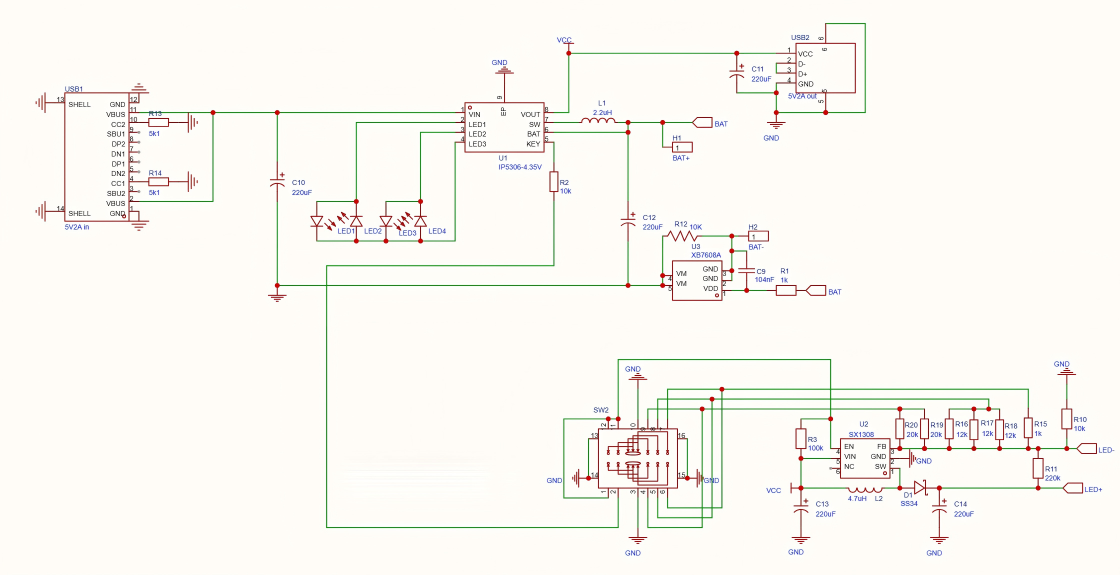
#> input picture _workspace/赛题资料/open_GT/1/1.png, 2240 x 1149 px (shown at 1/2 size)
$ python _bgstat.py   (older library calls are emulated)
#> lines starting #> are read from the running program, lines starting #| are printed output that depends on the picture; after the words box and inside, x2 and y2 are one past the last pixel; in counts of white or black regions, pixels touching at a corner belong together
### pipeline/pskel.py
# -*- coding: utf-8 -*-
"""Wire skeleton extraction: raster -> drawing graph -> axis-aligned polyline segments.

    ink -> thin-stroke mask (wire/pin strokes only) -> Zhang-Suen skeleton
        -> 8-connected graph, pixels collapsed into nodes (endpoint / T / X / corner)
        -> path per skeleton branch, Douglas-Peucker + 0/45/90 lattice snap
        -> junction resolution: pair branches "straight through" (crossing) vs. unpaired (T)
        -> trace half-edges through the pairings -> maximal polylines
        -> split into two-point edges and union-find them into nets

Everything is in image coordinates (top-left origin); the single y-flip to competition
JSON happens in ``config.img_to_json``.

The stroke-width gate is what makes this work on a greyscale datasheet where colour is
useless: wires are ~2 px strokes, glyphs and symbol bodies are thicker.
"""
from __future__ import annotations

import math
import os

from dataclasses import dataclass, field
from typing import Dict, List, Optional, Sequence, Tuple

import cv2
import numpy as np

# ---------------------------------------------------------------- morphology

# [38 lines left out: function zhang_suen, not called in this run]


_NB = [(-1, -1), (-1, 0), (-1, 1), (0, -1), (0, 1), (1, -1), (1, 0), (1, 1)]


def neighbours(pts: set, p) -> List[Tuple[int, int]]:
    x, y = p
    return [(x + dx, y + dy) for dx, dy in _NB if (x + dx, y + dy) in pts]


# ---------------------------------------------------------------- stroke masks

def estimate_bg(bgr: np.ndarray) -> np.ndarray:
    h, w = bgr.shape[:2]
    ring = np.concatenate([bgr[0:2].reshape(-1, 3), bgr[h - 2:h].reshape(-1, 3),
                           bgr[:, 0:2].reshape(-1, 3), bgr[:, w - 2:w].reshape(-1, 3)])
    return np.median(ring, axis=0).astype(np.float32)


def estimate_bg_local(bgr: np.ndarray, k: int = 51) -> np.ndarray:
    """**局部**背景（纸面）估计：中值模糊。

    `k` 必须远大于笔画宽度（导线 2~6px、文字 ~14px），中值才会把笔画整个滤掉、
    只留下纸面。白纸有渐晕/偏色/网格底纹，边框环形中值（`estimate_bg`）在纸中央
    会偏，局部估计不会。
    """
    h, w = bgr.shape[:2]
    k = int(k)
    if k % 2 == 0:
        k += 1
    k = max(3, min(k, (min(h, w) // 2) * 2 + 1))
    return cv2.medianBlur(bgr, k)


def bg_distance(bgr: np.ndarray, bg: np.ndarray | None = None, space: str = 'lab',
                k: int = 51) -> np.ndarray:
    """**与背景的偏离量**（任意颜色方向）—— 前景判据的本来面目。

    用户 m40034：「背景是白色的，而导线的颜色不确定……只要从背景过渡到任意颜色，
    都有可能是导线」。所以判据既不是灰度、也不是某个颜色，而是**离背景多远**：
    亮度偏、彩度偏、色相偏、任意组合偏，都算前景。

    * ``space='lab'`` —— Lab 里的欧氏距离（ΔE，感知均匀：亮度与彩度同权，不会像
      灰度那样把「等亮度但不同色」的边界判成背景，也不会像逐通道最大差那样把
      单通道的大偏色放大）。
    * ``space='bgr'`` —— 旧的逐通道最大绝对差（`bgdiff` 语义，保留兼容）。

    ``bg=None`` ⇒ 用**局部**背景（`estimate_bg_local`）；给了 `bg` 就用它（例如边框
    环形中值）。

    ⚠ 陷阱：`cv2.cvtColor` 对 **CV_32F** 输入用另一套刻度（L∈0..100、a/b∈−127..127），
    把 0..255 的 float 白纸喂进去会得到 ΔE≈238 的假距离（整张图全成前景）。所以
    Lab 转换一律走 uint8，只在算距离时转 float。
    """
    if bg is None:
        bg = estimate_bg_local(bgr, k)
    bg = np.asarray(bg, dtype=np.float32)
    if bg.ndim == 1:
        bg = bg.reshape(1, 1, 3)
    if space == 'bgr':
        return np.abs(bgr.astype(np.float32) - bg).max(axis=2)
    bgu = np.clip(bg, 0, 255).astype(np.uint8)
    lab = cv2.cvtColor(bgr, cv2.COLOR_BGR2LAB).astype(np.float32)
    lab_bg = cv2.cvtColor(bgu, cv2.COLOR_BGR2LAB).astype(np.float32)
    return np.sqrt(((lab - lab_bg) ** 2).sum(axis=2))


def ink_mask(bgr: np.ndarray, mode: str = 'adaptive', k: int = 31,
             diff_tol: int = 26, c: int = 8) -> np.ndarray:
    """Foreground = everything that is not the sheet background.

    ``adaptive`` cv2 adaptive mean threshold on the inverted grey level (handles the
                 vignetting / gradient backgrounds of the photographed sheets)
    ``otsu``     global Otsu on the inverted grey level
    ``bgdiff``   per-channel distance from the border-ring background colour
    ``bglab``    ★ Lab ΔE from the **local** background, Otsu on the distance map
                 （用户 m40034 的判据：从背景过渡到**任意颜色**都可能是导线。
                 灰度自适应只能看见亮度跳变；这一模式把亮度/彩度/色相的偏离
                 等权地当候选，再由下游的细笔画 + 交叉验证决定是不是导线。）
    """
    if mode == 'bglab':
        d = bg_distance(bgr, bg=None, space='lab')
        dn = np.clip(d * 4.0, 0, 255).astype(np.uint8)
        t, _ = cv2.threshold(dn, 0, 255, cv2.THRESH_BINARY + cv2.THRESH_OTSU)
        thr = max(float(diff_tol), float(t) / 4.0)
        return ((d >= thr) * 255).astype(np.uint8)
    g = cv2.cvtColor(bgr, cv2.COLOR_BGR2GRAY)
    inv = 255 - g
    if mode == 'otsu':
        _, m = cv2.threshold(inv, 0, 255, cv2.THRESH_BINARY + cv2.THRESH_OTSU)
        return m
    if mode == 'bgdiff':
        bg = estimate_bg(bgr)
        d = bg_distance(bgr, bg=bg, space='bgr')
        return ((d > diff_tol) * 255).astype(np.uint8)
    return cv2.adaptiveThreshold(g, 255, cv2.ADAPTIVE_THRESH_MEAN_C,
                                 cv2.THRESH_BINARY_INV, k, c)


# [29 lines left out: function pale_suppress, not called in this run]


# `know` 节点用：由 `stage1/wires.py` 问一次模型「导线是什么颜色」后写进来的强制色相。
HINT_HUE = None


def chroma(bgr: np.ndarray) -> np.ndarray:
    b = bgr.astype(np.int16)
    return (b.max(axis=2) - b.min(axis=2)).astype(np.float32)


# [337 lines left out: functions colour_edge, colour_edge_mask, chroma_floor, thin_stroke_mask, _shift_mask, cross_core_fill and 4 more, not called in this run]


# ---------------------------------------------------------------- graph

@dataclass
class Path:
    idx: int
    n0: int
    n1: int
    pts: List[Tuple[float, float]]                 # xy, from n0 to n1
    length: float = 0.0


@dataclass
class Node:
    idx: int
    x: float
    y: float
    slots: List[int] = field(default_factory=list)      # half-edge ids in this node
    dirs: List[Tuple[float, float]] = field(default_factory=list)
    pair: Dict[int, int] = field(default_factory=dict)  # slot pos -> slot pos
    kind: str = 'E'


@dataclass
class HalfEdge:
    path: int
    end: int                                        # 0 = at path.n0, 1 = at path.n1
    node: int
    partner: int = -1                               # the half-edge from the other end


# [379 lines left out: functions build_graph, _endpoint_dirs, _has_perp_evidence, _draw_seg_px, bridge_skeleton_gaps, snap_text_gaps and 4 more, not called in this run]


_SNAP_TARGETS = (0.0, 45.0, 90.0, 135.0)


# [32 lines left out: functions snap_polyline, split_segments, not called in this run]


# ---------------------------------------------------------------- extractor

@dataclass
class SkeletonResult:
    skel: np.ndarray
    thin: np.ndarray
    ink: np.ndarray
    polylines: List[List[Tuple[float, float]]] = field(default_factory=list)
    segments: List[Tuple[Tuple[float, float], Tuple[float, float]]] = field(default_factory=list)
    endpoints: List[Tuple[float, float]] = field(default_factory=list)
    junctions: List[Tuple[float, float]] = field(default_factory=list)
    n_nodes: int = 0
    n_branch_paths: int = 0
    has_chroma: bool = False
    n_gap_bridges: int = 0
    n_nodes_solved: int = 0
    node_shift_mean: float = 0.0


class WireExtractor:
    # [529 lines left out: functions __init__, _solve_nodes, foreground, extract, _trace, group_segments, not called in this run]

### tools/diag/_bgstat.py
# -*- coding: utf-8 -*-
"""背景估计体检：解释 bglab 在 0037-Datasheet 上把导线通道打崩的原因。

只读，不改仓库。用法：
    python -X utf8 work\tools\dev\_bgstat.py --dir work\_fast_in --cases 1,0037-Datasheet,2
"""
import argparse
import os
import sys

sys.path.insert(0, r"Y:\workspace\EDA\eda-pcb")
sys.path.insert(0, r"Y:\workspace\EDA\eda-pcb\tools\eval")
sys.path.insert(0, r"Y:\workspace\EDA\work\tools\dev")

import numpy as np  # noqa: E402
import cv2  # noqa: E402
from pipeline import pskel as P  # noqa: E402


def imread_unicode(path):
    data = np.fromfile(path, dtype=np.uint8)
    return cv2.imdecode(data, cv2.IMREAD_COLOR)


def stat(tag, bgr):
    g = cv2.cvtColor(bgr, cv2.COLOR_BGR2GRAY)
    bg = P.estimate_bg(bgr)
    bgl = P.estimate_bg_local(bgr, 51)
    d_bgr = np.abs(bgr.astype(np.float32) - np.asarray(bg, np.float32)).max(axis=2)
    d_lab = P.bg_distance(bgr, None, "lab", 51)
    d_labl = P.bg_distance(bgr, bgl, "lab", 51)
    frac = lambda m: float(m.mean())
    m_ad = P.ink_mask(bgr, "adaptive")
    m_ot = P.ink_mask(bgr, "otsu")
    m_lab = P.ink_mask(bgr, "bglab")
    m_bd = P.ink_mask(bgr, "bgdiff")
    print(
        "[%s] shape=%s ring_bg(BGR)=%s gray_p50=%.0f\n"
        "    dE_global p50=%.1f p90=%.1f p99=%.1f | dE_local p50=%.1f p90=%.1f p99=%.1f\n"
        "    ink frac: adaptive=%.4f otsu=%.4f bglab=%.4f bgdiff=%.4f\n"
        "    dE_global>26 frac=%.4f  dE_local>26 frac=%.4f  |deltabg|=%s"
        % (
            tag,
            bgr.shape,
            tuple(int(v) for v in np.asarray(bg).ravel()[:3]),
            float(np.percentile(g, 50)),
            float(np.percentile(d_lab, 50)),
            float(np.percentile(d_lab, 90)),
            float(np.percentile(d_lab, 99)),
            float(np.percentile(d_labl, 50)),
            float(np.percentile(d_labl, 90)),
            float(np.percentile(d_labl, 99)),
            frac(m_ad),
            frac(m_ot),
            frac(m_lab),
            frac(m_bd),
            frac(d_bgr > 26),
            frac(d_labl > 26),
            np.abs(np.asarray(bg, np.float32).ravel()[:3] - np.median(bgl.reshape(-1, 3).astype(np.float32), axis=0)).round(1).tolist(),
        )
    )
    # 局部背景的空间变化：把图切成 4x4 看每块中位色
    h, w = bgr.shape[:2]
    rows = []
    for i in range(4):
        r = []
        for j in range(4):
            blk = bgr[i * h // 4 : (i + 1) * h // 4, j * w // 4 : (j + 1) * w // 4]
            r.append("%3d,%3d,%3d" % tuple(int(v) for v in np.median(blk.reshape(-1, 3), axis=0)))
        rows.append("    " + " | ".join(r))
    print("    4x4 块中位色(BGR):")
    print("\n".join(rows))


def main():
    ap = argparse.ArgumentParser()
    ap.add_argument("--dir", default=r"Y:\workspace\EDA\work\_fast_in")
    ap.add_argument("--cases", default="1,0037-Datasheet,2")
    a = ap.parse_args()
    for c in [x.strip() for x in a.cases.split(",") if x.strip()]:
        p = os.path.join(a.dir, c + ".png")
        if not os.path.exists(p):
            print("[skip] %s" % p)
            continue
        bgr = imread_unicode(p)
#> in imread_unicode, returned value is the input picture: shape (1149, 2240, 3); mean B, G, R 242, 247.4, 249.9
        if bgr is None:
            print("[skip] decode fail %s" % p)
            continue
        stat(c, bgr)
#> in stat, `g = cv2.cvtColor(bgr, cv2.COLOR_BGR2GRAY)`:
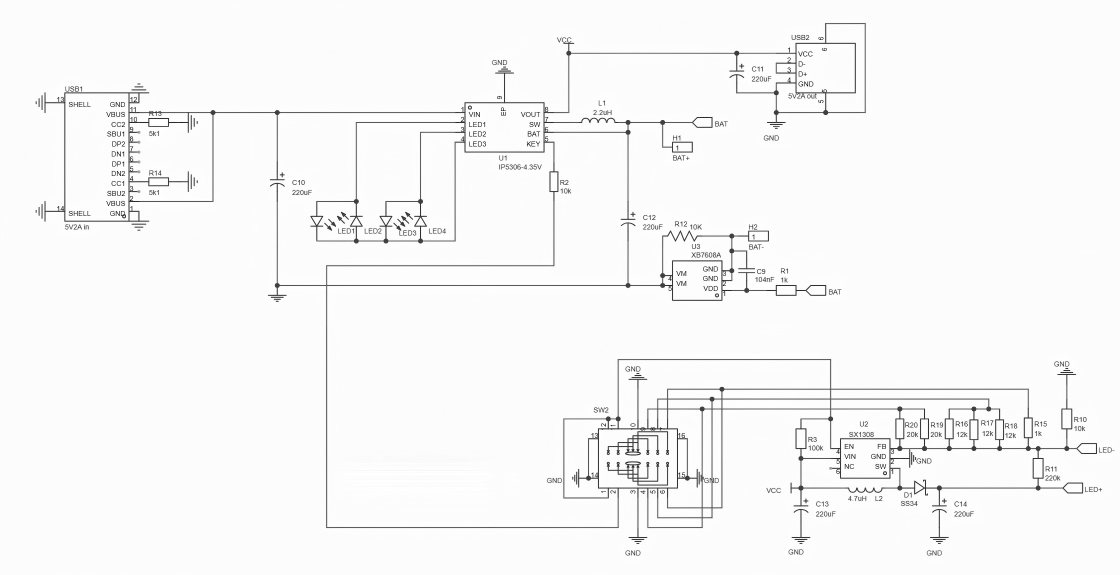
#> g: shape (1149, 2240) (shown at 1/2 size); min 1, max 255, mean 247.3
#> in stat, `bg = P.estimate_bg(bgr)`: bg = [247, 252, 255]
#> in bg_distance, `lab = cv2.cvtColor(bgr, cv2.COLOR_BGR2LAB).astype(np.float32)`:
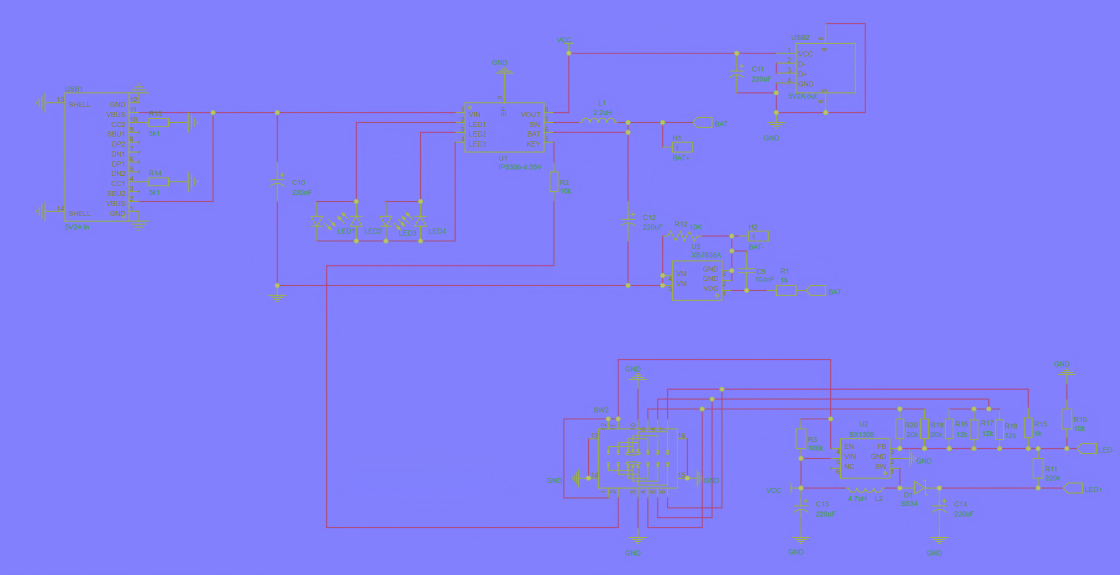
#> lab: shape (1149, 2240, 3) float32 (shown at 1/2 size); mean B, G, R 251.2, 128, 129.2
#> in bg_distance, `lab_bg = cv2.cvtColor(bgu, cv2.COLOR_BGR2LAB).astype(np.float32)`:
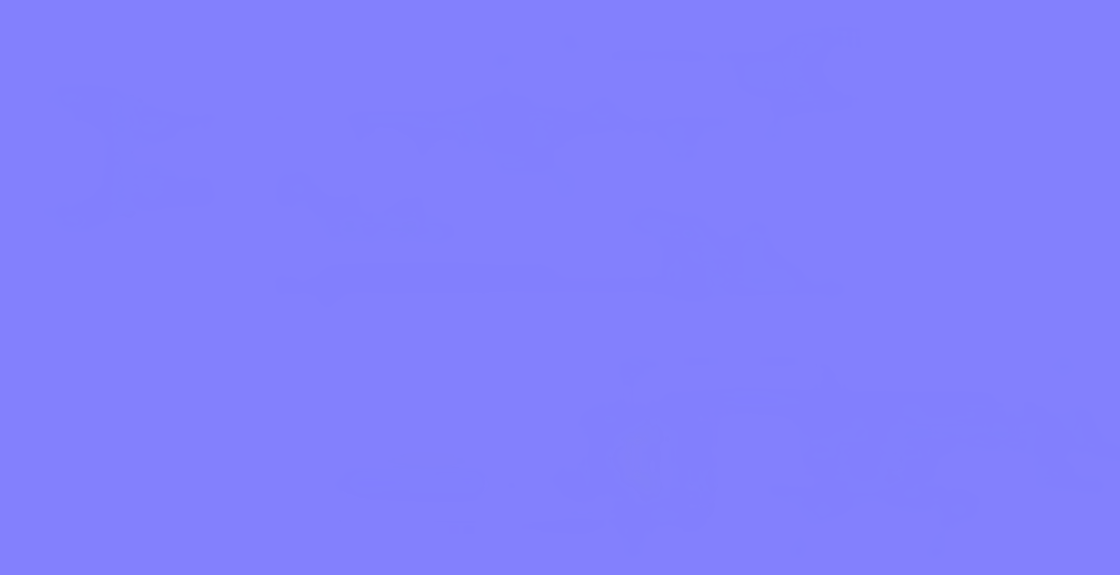
#> lab_bg: shape (1149, 2240, 3) float32 (shown at 1/2 size); mean B, G, R 255.6, 128, 128.7
#> in ink_mask, `return cv2.adaptiveThreshold(g, 255, cv2.ADAPTIVE_THRESH_MEAN_C, cv2.T..`:
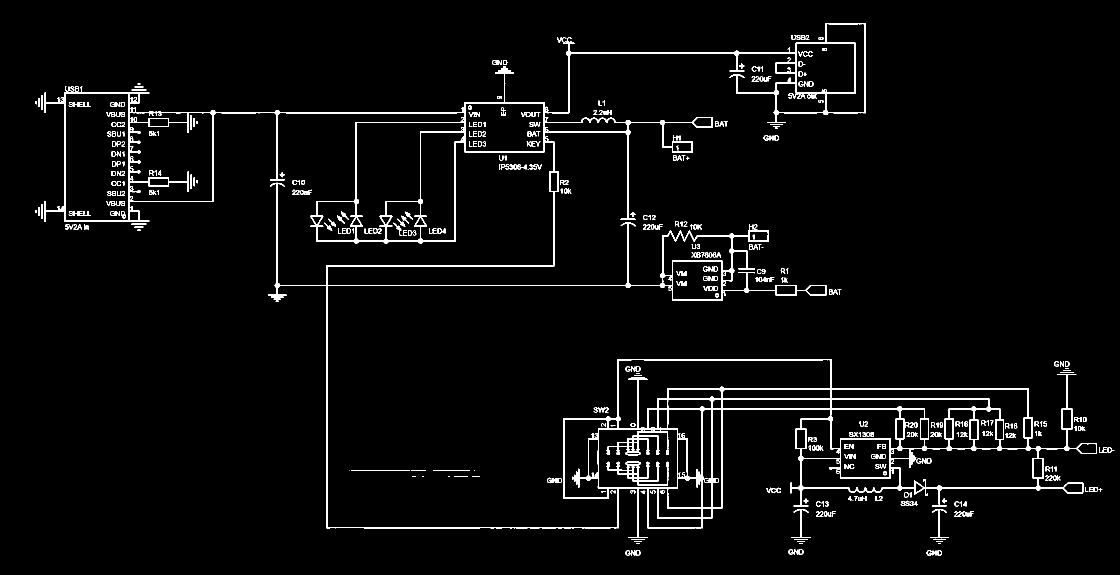
#> returned value: shape (1149, 2240) (shown at 1/2 size); 3.3% white; 442 white regions (34 under 20 px), largest, box (x1, y1, x2, y2) and area: (89, 46, 2194, 1076) 62199, (1213, 923, 1338, 971) 1565, (1213, 862, 1338, 911) 1557
#> in ink_mask (call 2), `_, m = cv2.threshold(inv, 0, 255, cv2.THRESH_BINARY + cv2.THRESH_OTSU)`: m: shape (1149, 2240); 2.7% white in thin lines or dots, all inside (x1, y1, x2, y2) = (71, 46, 2229, 1111)
#> call 3 of ink_mask, with mode = 'bglab', k = 31, diff_tol = 26, c = 8
#> in ink_mask (call 3), `dn = np.clip(d * 4.0, 0, 255).astype(np.uint8)`:
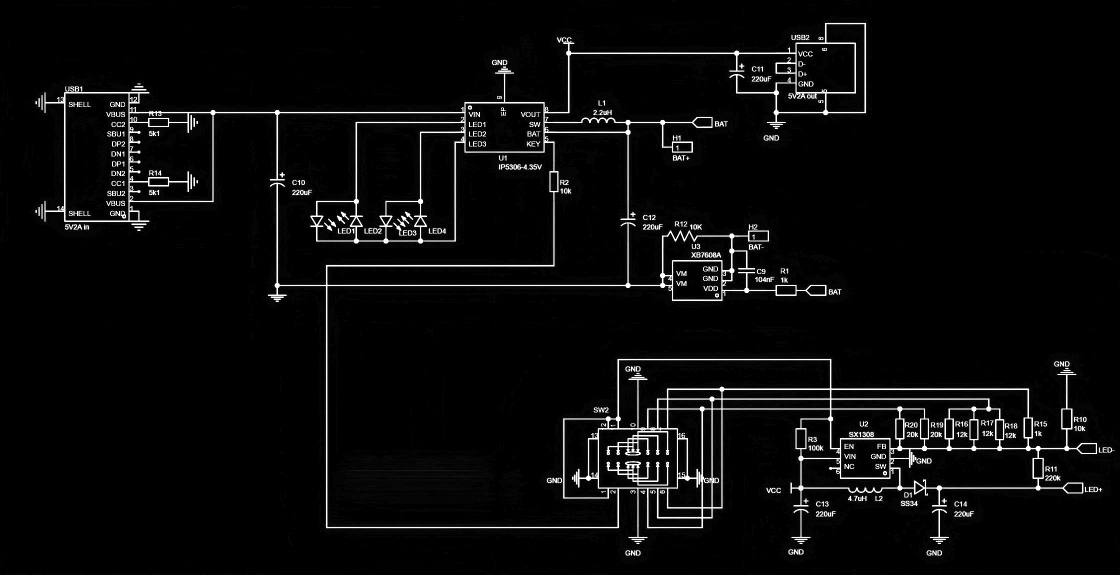
#> dn: shape (1149, 2240) (shown at 1/2 size); min 0, max 255, mean 10
#> in ink_mask (call 3), `t, _ = cv2.threshold(dn, 0, 255, cv2.THRESH_BINARY + cv2.THRESH_OTSU)`: t = 125
#> in ink_mask (call 3), `thr = max(float(diff_tol), float(t) / 4.0)`: thr = 31.25
#> in ink_mask (call 3), `return ((d >= thr) * 255).astype(np.uint8)`:
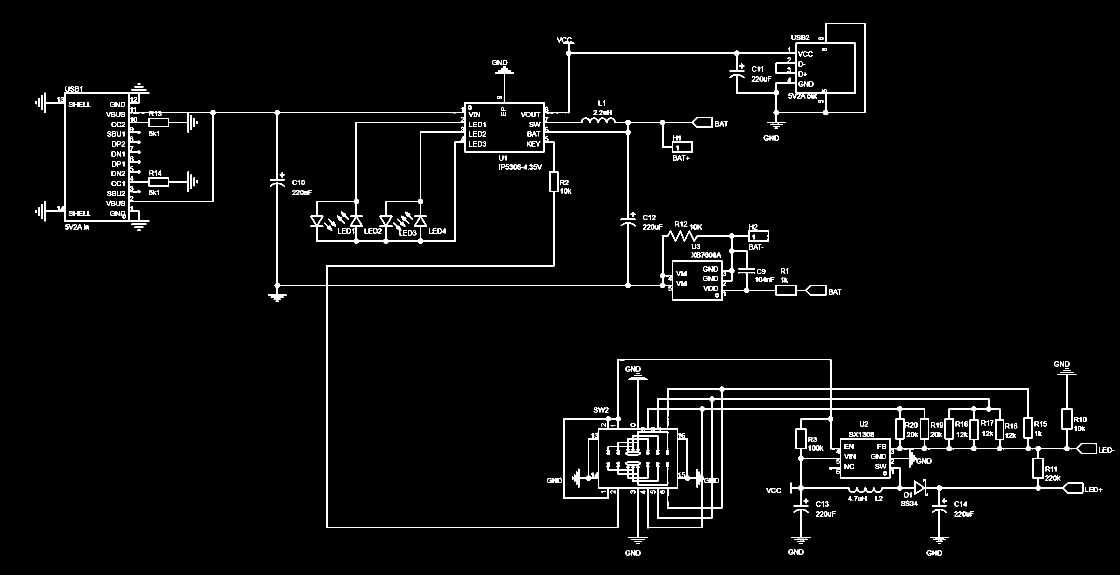
#> returned value: shape (1149, 2240) (shown at 1/2 size); 3.2% white; 428 white regions (28 under 20 px), largest, box (x1, y1, x2, y2) and area: (89, 46, 2194, 1076) 60201, (1213, 922, 1338, 971) 1581, (1213, 862, 1338, 911) 1558
#> in ink_mask (call 4), `return ((d > diff_tol) * 255).astype(np.uint8)`: returned value: shape (1149, 2240); 3.5% white; 401 white regions (26 under 20 px), largest, box (x1, y1, x2, y2) and area: (89, 46, 2194, 1076) 66469, (1213, 922, 1338, 972) 1709, (1213, 862, 1338, 911) 1692
#| [1] shape=(1149, 2240, 3) ring_bg(BGR)=(247, 252, 255) gray_p50=252
#|     dE_global p50=0.0 p90=1.7 p99=170.0 | dE_local p50=0.0 p90=1.7 p99=170.0
#|     ink frac: adaptive=8.4303 otsu=6.8356 bglab=8.2047 bgdiff=9.0357
#|     dE_global>26 frac=0.0354  dE_local>26 frac=0.0335  |deltabg|=[0.0, 0.0, 0.0]
#> after the loop in stat, `for i in range(4):`:
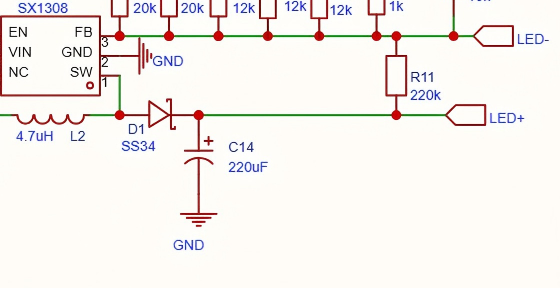
#> blk: shape (288, 560, 3); mean B, G, R 237.9, 241.9, 246.2
#> after the loop in stat, `for i in range(4):`: rows = 4 items
#|     247,252,255 | 247,252,255 | 247,252,255 | 247,252,255
#|     247,252,255 | 247,252,255 | 247,252,255 | 247,252,255
#|     247,252,255 | 247,252,255 | 247,252,255 | 247,252,255
#|     247,252,255 | 247,252,255 | 247,252,255 | 247,252,255


if __name__ == "__main__":
    main()
